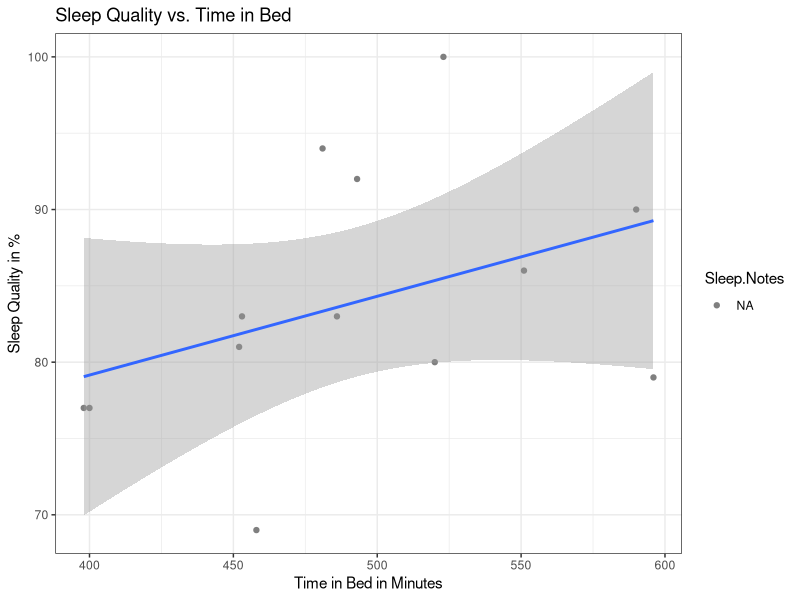

This chart was generated by the following R code: (Note: this script raises an error after producing the figure.)
install.packages("lubridate")
install.packages("plyr")
install.packages("ggplot2")

library(ggplot2)
library(lubridate)
library(plyr)

sleep <-
  read.csv(file = "../data/sleep-cycle/sleepdata-thom.csv", header = T, sep = ";")

#split end time
sleep$End <- as.character(sleep$End)

#get the date
sleep$Date <- sapply(strsplit(sleep$End, " "), "[[", 1)
sleep$Date <- strptime(sleep$Date, format = "%Y-%m-%d")

#fix sleep quality
sleep$Sleep.quality <-
  as.integer(gsub("%", "", as.character(sleep$Sleep.quality)))

#convert Time in bed to minutes
StringToMinutes <- function(x) {
  # Converts a String with format HH:MM:SS to a decimal minutes representation
  #
  # Args:
  #   x: String with format HH:MM
  #
  # Returns:
  #   Float minutes
  x <- as.numeric(x)
  x[1] * 60 + x[2]
}

sleep$Time.in.bed <-
  sapply(strsplit(as.character(sleep$Time.in.bed), ":"), StringToMinutes)

#correlation sleep quality and time in bed
p <- ggplot(sleep, aes(Time.in.bed, Sleep.quality)) + theme_bw()
p <-
  p + geom_point(aes(colour = Sleep.Notes)) + ggtitle("Sleep Quality vs. Time in Bed") + xlab("Time in Bed in Minutes") + ylab("Sleep Quality in %")
p + geom_smooth(method = lm)

#plot sleep duration over time
p <- ggplot(sleep, aes(Date, Time.in.bed)) + theme_bw()
p <-
  p + geom_point(aes(colour = Sleep.quality), size = 3.5) + scale_colour_gradient(
    limits = c(30, 100),
    low = "red",
    high = "green",
    space = "Lab"
  )
p <-
  p + ggtitle("Sleep Duration Over Time") + xlab("Date") + ylab("Duration in Minutes")
p + geom_smooth(method = loess)

#group sleep quality by month
df <- data.frame(date = sleep$Date,
                 x = sleep$Sleep.quality)
df$my <- floor_date(df$date, "month")

group <- ddply(df, "my", summarise, x = mean(x))

p <- ggplot(group, aes(my, x)) + theme_bw()
p <-
  p + ggtitle("Sleep Quality by Month Time in Bed") + xlab("Month") + ylab("Sleep Quality in %")
p + geom_bar(stat = "identity",
             colour = "black",
             fill = "lightblue")


# Playing with the library
# sleep$Sleep.quality
# head(x) <- as.numeric(sub("%", "", sleep$Sleep.quality))
# boxplot(x)
# 
# plot(x, sleep$Time.in.bed)
# substr(sleep$Start, 12, 16)
# 
# as.numeric(as.POSIXct(sleep$Start))
# y <- gsub("[^[:digit:]]", "", x)
# x <- substr(sleep$Start, 12, 16)
# as.numeric(x)
# y <- as.numeric(y)
# str(y)
# hed
# y
# boxplot(y, ylim = c(2000, 2400))
# 
# plot(sleep$Start, xaxt = "n")
# axis.POSIXct(side = 1,
#              at = cut(sleep$Start, "hours"),
#              format = "%h/%m")
# df$Date <- as.Date(df$Date, '%m/%d/%Y')
# sleep$Start <- as.Date(sleep$Start, '%Y/%m/%d')
# str(sleep$Time.in.bed)
# head(sleep$Time.in.bed)
# as.numeric(as.character(sleep$Time.in.bed))
# 
# 
# sleep$TTime_in_bed <- sapply(strsplit(sleep$Time.in.bed, ":"),
#                              function(x) {
#                                x <- as.numeric(x)
#                                x[1] + x[2] / 60
#                              })
# 
# mean(sleep_Time_in_bed)
# qplot(sleep_Time_in_bed, y, xlim = c(6, 10))
# ggplot(data = sleep, aes(x = factor(sleep$Sleep.quality, y = sleep$T))) +
#   boxplot(sleep_Time_in_bed)
# 
# plot(
#   y ~ sleep_Time_in_bed,
#   ylim = c(2000, 2400),
#   xlab = "Time slept in bed",
#   ylab = "Time went to bed",
#   main = "Amount of time in bed"
# )